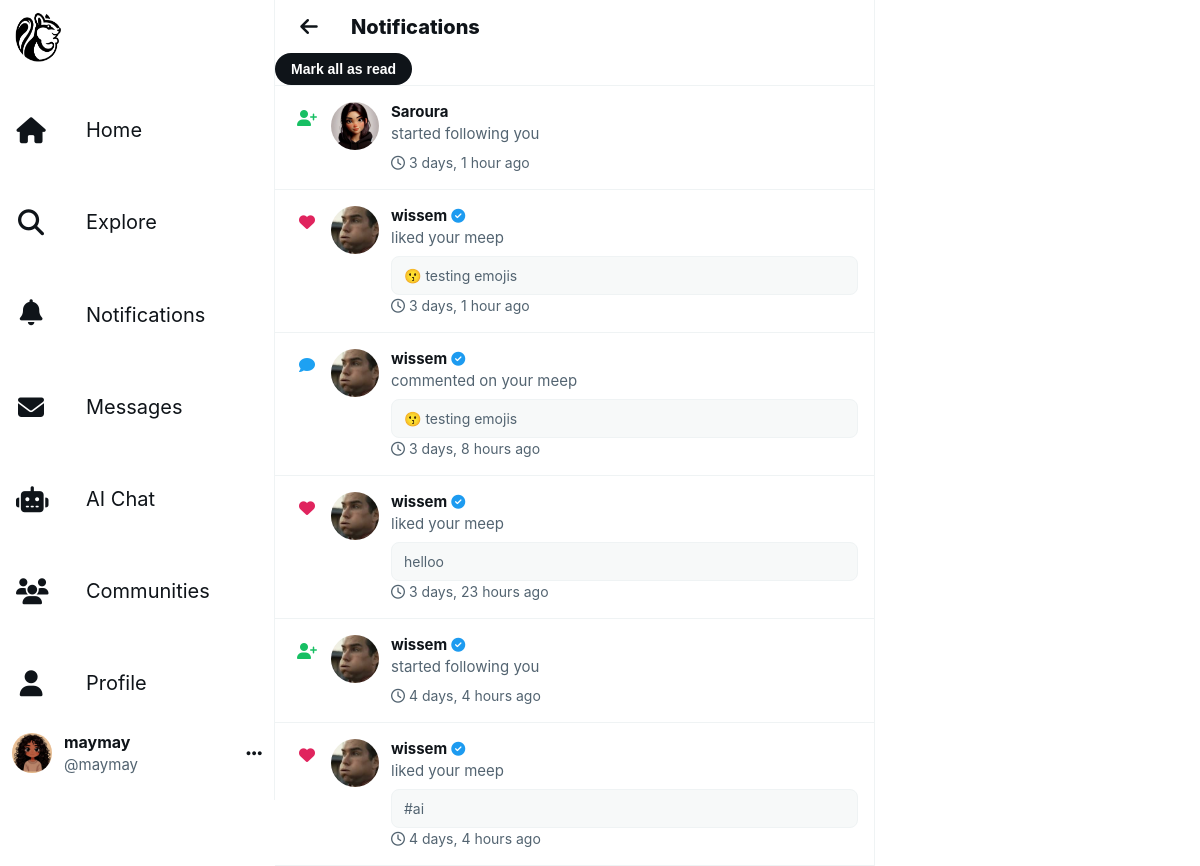
Screenshot of /notifications/ (signed in) with the database file from the repository.
### musker/models.py (models this page shows, shortened)
class Profile(models.Model):
    user = models.OneToOneField(User, on_delete=models.CASCADE)
    follows = models.ManyToManyField("self", related_name="followed_by", symmetrical=False, blank=True)
    profile_image = models.ImageField(upload_to='profile_images/', blank=True, null=True)
    cover_image = models.ImageField(upload_to='cover_images/', blank=True, null=True)
    bio = models.TextField(max_length=200, blank=True)
    location = models.CharField(max_length=100, blank=True)
    website = models.URLField(blank=True)
    date_modified = models.DateTimeField(auto_now=True)
    date_created = models.DateTimeField(auto_now_add=True, null=True, blank=True)

class Notification(models.Model):
    NOTIFICATION_TYPES = (
        ('like', 'Like'),
        ('comment', 'Comment'),
        ('follow', 'Follow'),
    )
    recipient = models.ForeignKey(User, on_delete=models.CASCADE, related_name='notifications')
    sender = models.ForeignKey(User, on_delete=models.CASCADE, related_name='sent_notifications')
    notification_type = models.CharField(max_length=20, choices=NOTIFICATION_TYPES)
    meep = models.ForeignKey(Meep, on_delete=models.CASCADE, null=True, blank=True, related_name='notifications')
    comment = models.ForeignKey(Comment, on_delete=models.CASCADE, null=True, blank=True, related_name='notifications')
    is_read = models.BooleanField(default=False)
    created_at = models.DateTimeField(auto_now_add=True)
    class Meta:
        ordering = ['-created_at']
        indexes = [
            models.Index(fields=['recipient', '-created_at']),
            models.Index(fields=['recipient', 'is_read']),
        ]

class Meep(models.Model):
    user = models.ForeignKey(User, related_name="meeps", on_delete=models.CASCADE)
    body = models.CharField(max_length=200)
    image = models.ImageField(upload_to='meep_images/', null=True, blank=True)  # ← THIS LINE MUST BE HERE
    created_at = models.DateTimeField(auto_now_add=True)
    likes = models.ManyToManyField(User, related_name="meep_like", blank=True)
    hashtags = models.ManyToManyField('Hashtag', related_name="meeps", blank=True)
    is_toxic = models.BooleanField(default=False)
    is_borderline = models.BooleanField(default=False)
    toxicity_score = models.FloatField(default=0.0)
    toxicity_label = models.CharField(max_length=20, default='safe')
    class Meta:
        ordering = ['-created_at']

### musker/views.py (the view)
# urls.py: path('notifications/', views.notifications, name='notifications'),
@login_required
def notifications(request):
    user_notifications = Notification.objects.filter(
        recipient=request.user
    ).select_related('sender', 'meep', 'comment')[:50]
    if request.method == 'POST' and request.POST.get('mark_all_read'):
        Notification.objects.filter(recipient=request.user, is_read=False).update(is_read=True)
        return redirect('notifications')
    return render(request, 'notifications.html', {'notifications': user_notifications})

### musker/context_processors.py (called while the page is built)
def get_trending_topics(days=1, limit=5, min_meeps=3):
    cache_key = f'trending_topics_{days}_{limit}_{min_meeps}'
    cached = cache.get(cache_key)
    if cached:
        return cached
    time_threshold = timezone.now() - timedelta(days=days)
    trending = Hashtag.objects.filter(
        meephashtag__meep__created_at__gte=time_threshold
    ).annotate(
        meep_count=Count('meephashtag')
    ).filter(
        meep_count__gte=min_meeps
    ).order_by('-meep_count')[:limit]
    cache.set(cache_key, trending, 300)
    return trending

def get_suggested_profiles(user, limit=3):
    if not user.is_authenticated:
        return []
    suggested = Profile.objects.exclude(
        user=user
    ).exclude(
        followed_by=user.profile
    ).annotate(
        follower_count=Count('followed_by')
    ).order_by('-follower_count')[:limit]
    return suggested

def sidebar_context(request):
    context = {
        'trending_topics': get_trending_topics(days=1, limit=5, min_meeps=3),
    }
    if request.user.is_authenticated:
        context['suggested_profiles'] = get_suggested_profiles(request.user, limit=3)
    return context

### musker/templates/notifications.html (shortened to what this page needs)
{% load static %}
<!DOCTYPE html>
<html lang="en">
<head>
    <link rel="stylesheet" href="https://cdnjs.cloudflare.com/ajax/libs/font-awesome/6.4.0/css/all.min.css">
    <link rel="stylesheet" href="{% static 'assets/css/profile.css' %}">
</head>
<body>
    <div class="main-container">
        {% include 'navbar.html' %}
        <div class="main-content">
            <div class="content-header">
                <div class="header-content">
                    <button class="back-button" onclick="window.history.back()">
                        <i class="fas fa-arrow-left"></i>
                    </button>
                    <div class="header-title">
                        <div class="header-name">Notifications</div>
                    </div>
                </div>
                {% if notifications %}
                <form method="POST" style="margin-left: auto;">
                    <button type="submit" class="follow-btn-small">Mark all as read</button>
                </form>
                {% endif %}
            </div>
            {% if notifications %}
                {% for notification in notifications %}
                    <a href="{% url 'mark_notification_read' notification.id %}"
                       class="suggestion-card {% if not notification.is_read %}unread-notification{% endif %}"
                       style="text-decoration: none; color: inherit; cursor: pointer;">
                        <div class="notification-icon-wrapper">
                            {% if notification.notification_type == 'like' %}
                                <i class="fas fa-heart notification-type-icon" style="color: #e0245e;"></i>
                            {% elif notification.notification_type == 'comment' %}
                                <i class="fas fa-comment notification-type-icon" style="color: #1da1f2;"></i>
                            {% elif notification.notification_type == 'follow' %}
                                <i class="fas fa-user-plus notification-type-icon" style="color: #17bf63;"></i>
                            {% endif %}
                        </div>
                        {% if notification.sender.profile.profile_image %}
                            <img src="{{ notification.sender.profile.profile_image.url }}"
                                 alt="{{ notification.sender.username }}"
                                 class="suggestion-card-avatar">
                        {% else %}
                            <img src="https://abs.twimg.com/sticky/default_profile_images/default_profile_400x400.png"
                                 alt="{{ notification.sender.username }}"
                                 class="suggestion-card-avatar">
                        {% endif %}
                        <div class="suggestion-card-info">
                            <div class="suggestion-card-name">
                                {{ notification.sender.username }}
                                {% if notification.sender.is_staff %}
                                    <i class="fas fa-check-circle" style="color: var(--primary-color); font-size: 14px;"></i>
                                {% endif %}
                            </div>
                            <div class="suggestion-card-username">
                                {% if notification.notification_type == 'like' %}
                                    liked your meep
                                {% elif notification.notification_type == 'comment' %}
                                    commented on your meep
                                {% elif notification.notification_type == 'follow' %}
                                    started following you
                                {% endif %}
                            </div>
                            {% if notification.meep %}
                            <div class="notification-meep-preview">
                                {{ notification.meep.body|truncatewords:15 }}
                            </div>
                            {% endif %}
                            <div class="suggestion-card-meta">
                                <span><i class="far fa-clock"></i> {{ notification.created_at|timesince }} ago</span>
                            </div>
                        </div>
                    </a>
                {% endfor %}
            {% else %}
                <div class="empty-state">
                    <i class="fas fa-bell-slash"></i>
                    <h3>No notifications yet</h3>
                    <p>When someone likes, comments, or follows you, you'll see it here.</p>
                </div>
            {% endif %}
        </div>
    </div>
</body>
</html>

### musker/templates/navbar.html (shortened to what this page needs)
{% load static %}
{% if request.user.is_authenticated %}
<div class="sidebar">
    <div class="logo">
        <a href="{% url 'home' %}">
            <img src="{% static 'images/logo14.png' %}"
            width="100%" height="100%"
            alt="Logo" class="logo-img">
        </a>
    </div>
    <nav>
        <ul class="nav-menu">
            <li class="nav-item">
                <a href="{% url 'home' %}" class="nav-link">
                    <i class="fas fa-home"></i>
                    <span>Home</span>
                </a>
            </li>
            <li class="nav-item">
                <a href="{% url 'explore' %}" class="nav-link">
                    <i class="fas fa-search"></i>
                    <span>Explore</span>
                </a>
            </li>
            <li class="nav-item">
                <a href="{% url 'notifications' %}" class="nav-link">
                    <div style="position: relative;">
                        <i class="fas fa-bell"></i>
                    </div>
                    <span>Notifications</span>
                </a>
            </li>
            <li class="nav-item">
                <a href="{% url 'messages' %}" class="nav-link">
                    <i class="fas fa-envelope"></i>
                    <span>Messages</span>
                </a>
            </li>
            <li class="nav-item">
                <a href="{% url 'chatbot' %}" class="nav-link">
                    <i class="fas fa-robot"></i>
                    <span>AI Chat</span>
                </a>
            </li>
            <li class="nav-item">
                <a href="{% url 'profile_list' %}" class="nav-link">
                    <i class="fas fa-users"></i>
                    <span>Communities</span>
                </a>
            </li>
            <li class="nav-item">
                <a href="{% url 'profile' request.user.pk %}" class="nav-link">
                    <i class="fas fa-user"></i>
                    <span>Profile</span>
                </a>
            </li>
        </ul>
    </nav>
    <div class="user-menu">
        <div class="user-info" onclick="toggleUserDropdown()">
            {% if request.user.profile.profile_image %}
                <img src="{{ request.user.profile.profile_image.url }}" alt="{{ request.user.username }}" class="user-avatar">
            {% else %}
                <img src="https://abs.twimg.com/sticky/default_profile_images/default_profile_400x400.png" alt="{{ request.user.username }}" class="user-avatar">
            {% endif %}
            <div class="user-details">
                <div class="user-name">{{ request.user.get_full_name|default:request.user.username }}</div>
                <div class="user-username">@{{ request.user.username }}</div>
            </div>
            <i class="fas fa-ellipsis-h"></i>
        </div>
    </div>
</div>
{% endif %}

### musker/static/assets/css/profile.css (style rules this page uses)
* { margin: 0; padding: 0; box-sizing: border-box; }
:root { --primary-color: #1d9bf0; --primary-hover: #1a8cd8; --bg-primary: #ffffff; --bg-secondary: #f7f9f9; --text-primary: #0f1419; --text-secondary: #536471; --border-color: #eff3f4; --hover-bg: #f7f9f9; --danger: #f4212e; --success: #00ba7c; }
html { background-color: var(--bg-primary); }
body { font-family: -apple-system, BlinkMacSystemFont, "Segoe UI", Roboto, Helvetica, Arial, sans-serif; background: var(--bg-primary); color: var(--text-primary); line-height: 1.5; margin: 0; padding: 0; overflow-x: hidden; }
a { color: var(--primary-color); text-decoration: none; }
.main-container { display: flex; max-width: 1280px; margin: 0 auto; min-height: 100vh; background-color: var(--bg-primary); }
.sidebar { width: 275px; padding: 0 12px; display: flex; flex-direction: column; justify-content: space-between; border-right: 1px solid var(--border-color); position: sticky; top: 0; height: 100vh; overflow-y: auto; background-color: var(--bg-primary); transition: all 0.3s ease; }
.logo { padding: 12px 0; margin-bottom: 8px; }
.logo a { display: inline-flex; align-items: center; justify-content: center; width: 50px; height: 50px; border-radius: 50%; transition: background-color 0.2s; }
nav { flex: 1; }
.nav-menu { list-style: none; margin-bottom: 16px; }
.nav-item { margin-bottom: 4px; }
.nav-link { display: flex; align-items: center; padding: 12px 16px; border-radius: 9999px; font-size: 20px; font-weight: 400; color: var(--text-primary); text-decoration: none; transition: all 0.2s ease; position: relative; }
.nav-link i { width: 26px; margin-right: 20px; font-size: 26px; }
.user-menu { padding: 12px 0; margin-top: auto; position: relative; }
.user-info { display: flex; align-items: center; padding: 12px; border-radius: 9999px; cursor: pointer; transition: background-color 0.2s; }
.user-avatar { width: 40px; height: 40px; border-radius: 50%; margin-right: 12px; object-fit: cover; }
.user-details { flex: 1; min-width: 0; }
.user-name { font-weight: 700; font-size: 15px; color: var(--text-primary); white-space: nowrap; overflow: hidden; text-overflow: ellipsis; }
.user-username { font-size: 15px; color: var(--text-secondary); white-space: nowrap; overflow: hidden; text-overflow: ellipsis; }
.user-info > i { color: var(--text-primary); font-size: 18px; }
.main-content { flex: 1; max-width: 600px; border-right: 1px solid var(--border-color); min-height: 100vh; background-color: var(--bg-primary); }
.content-header { position: sticky; top: 0; background-color: rgba(255, 255, 255, 0.85); backdrop-filter: blur(12px); border-bottom: 1px solid var(--border-color); z-index: 10; }
.header-content { display: flex; align-items: center; padding: 0 16px; min-height: 53px; }
.back-button { width: 36px; height: 36px; border-radius: 50%; border: none; background: transparent; color: var(--text-primary); cursor: pointer; display: flex; align-items: center; justify-content: center; margin-right: 24px; transition: all 0.2s ease; font-size: 20px; }
.back-button i { font-size: 20px; }
.header-title { flex: 1; }
.header-name { font-size: 20px; font-weight: 800; line-height: 24px; color: var(--text-primary); }
.suggestion-card { display: flex; align-items: flex-start; gap: 12px; padding: 16px; border-bottom: 1px solid var(--border-color); transition: all 0.2s ease; cursor: pointer; }
.suggestion-card-avatar { width: 48px; height: 48px; border-radius: 50%; object-fit: cover; }
.suggestion-card-info { flex: 1; min-width: 0; }
.suggestion-card-name { font-size: 15px; font-weight: 700; color: var(--text-primary); display: flex; align-items: center; gap: 4px; margin-bottom: 2px; line-height: 20px; }
.suggestion-card-username { font-size: 15px; color: var(--text-secondary); margin-bottom: 8px; line-height: 20px; }
.suggestion-card-meta { display: flex; gap: 12px; font-size: 14px; color: var(--text-secondary); }
.suggestion-card-meta span { display: flex; align-items: center; gap: 4px; }
.suggestion-card-meta i { font-size: 14px; }
.follow-btn-small, .btn-following-small { padding: 0 16px; height: 32px; border-radius: 9999px; font-weight: 700; font-size: 14px; cursor: pointer; transition: all 0.2s ease; border: none; flex-shrink: 0; }
.follow-btn-small { background: var(--text-primary); color: var(--bg-primary); }

### rows the page displays
Notification: notification_type "follow" (drawn), sender.profile.profile_image (picture), sender.username "Saroura", created_at "3 days, 1 hour"
Notification: notification_type "like" (drawn), sender.profile.profile_image (picture), sender.username "wissem", meep.body "😗 testing emojis", created_at "3 days, 1 hour"
Notification: notification_type "comment" (drawn), sender.profile.profile_image (picture), sender.username "wissem", meep.body "😗 testing emojis", created_at "3 days, 8 hours"
Notification: notification_type "like" (drawn), sender.profile.profile_image (picture), sender.username "wissem", meep.body "helloo", created_at "3 days, 23 hours"
Notification: notification_type "follow" (drawn), sender.profile.profile_image (picture), sender.username "wissem", created_at "4 days, 4 hours"
Notification: notification_type "like" (drawn), sender.profile.profile_image (picture), sender.username "wissem", meep.body "#ai", created_at "4 days, 4 hours"

### other values shown
{{ request.user.get_full_name|default:request.user.username }} "maymay"
{{ request.user.username }} "maymay"
